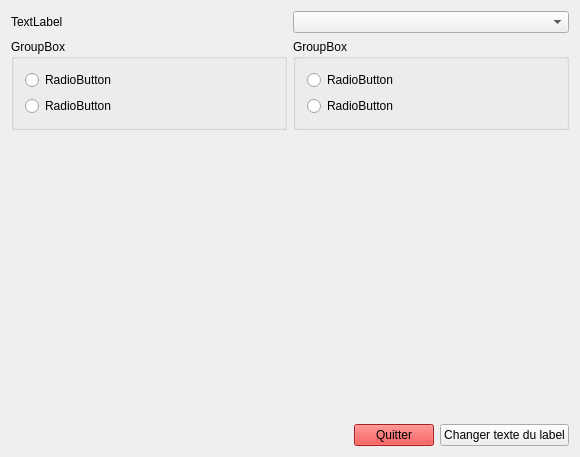
<?xml version="1.0" encoding="UTF-8"?>
<ui version="4.0">
 <class>Widget</class>
 <widget class="QWidget" name="Widget">
  <property name="geometry">
   <rect>
    <x>0</x>
    <y>0</y>
    <width>580</width>
    <height>457</height>
   </rect>
  </property>
  <property name="windowTitle">
   <string>Widget</string>
  </property>
  <layout class="QVBoxLayout" name="verticalLayout_3">
   <item>
    <layout class="QHBoxLayout" name="horizontalLayout">
     <item>
      <widget class="QLabel" name="label">
       <property name="text">
        <string>TextLabel</string>
       </property>
      </widget>
     </item>
     <item>
      <widget class="QComboBox" name="comboBox"/>
     </item>
    </layout>
   </item>
   <item>
    <layout class="QHBoxLayout" name="horizontalLayout_3">
     <item>
      <widget class="QGroupBox" name="groupBox_2">
       <property name="title">
        <string>GroupBox</string>
       </property>
       <layout class="QVBoxLayout" name="verticalLayout">
        <item>
         <widget class="QRadioButton" name="radioButton">
          <property name="text">
           <string>RadioButton</string>
          </property>
         </widget>
        </item>
        <item>
         <widget class="QRadioButton" name="radioButton_2">
          <property name="text">
           <string>RadioButton</string>
          </property>
         </widget>
        </item>
       </layout>
      </widget>
     </item>
     <item>
      <widget class="QGroupBox" name="groupBox">
       <property name="title">
        <string>GroupBox</string>
       </property>
       <layout class="QVBoxLayout" name="verticalLayout_2">
        <item>
         <widget class="QRadioButton" name="radioButton_3">
          <property name="text">
           <string>RadioButton</string>
          </property>
         </widget>
        </item>
        <item>
         <widget class="QRadioButton" name="radioButton_4">
          <property name="text">
           <string>RadioButton</string>
          </property>
         </widget>
        </item>
       </layout>
      </widget>
     </item>
    </layout>
   </item>
   <item>
    <spacer name="verticalSpacer">
     <property name="orientation">
      <enum>Qt::Vertical</enum>
     </property>
     <property name="sizeHint" stdset="0">
      <size>
       <width>20</width>
       <height>285</height>
      </size>
     </property>
    </spacer>
   </item>
   <item>
    <layout class="QHBoxLayout" name="horizontalLayout_2">
     <item>
      <spacer name="horizontalSpacer">
       <property name="orientation">
        <enum>Qt::Horizontal</enum>
       </property>
       <property name="sizeHint" stdset="0">
        <size>
         <width>58</width>
         <height>20</height>
        </size>
       </property>
      </spacer>
     </item>
     <item>
      <widget class="QPushButton" name="pushButtonQuitter">
       <property name="styleSheet">
        <string notr="true">background-color: rgb(239, 41, 41);</string>
       </property>
       <property name="text">
        <string>Quitter</string>
       </property>
      </widget>
     </item>
     <item>
      <widget class="QPushButton" name="pushButtonChangeTexteLabel">
       <property name="text">
        <string>Changer texte du label</string>
       </property>
      </widget>
     </item>
    </layout>
   </item>
  </layout>
 </widget>
 <layoutdefault spacing="6" margin="11"/>
 <resources/>
 <connections>
  <connection>
   <sender>pushButtonQuitter</sender>
   <signal>clicked()</signal>
   <receiver>Widget</receiver>
   <slot>close()</slot>
   <hints>
    <hint type="sourcelabel">
     <x>416</x>
     <y>422</y>
    </hint>
    <hint type="destinationlabel">
     <x>360</x>
     <y>370</y>
    </hint>
   </hints>
  </connection>
 </connections>
</ui>
